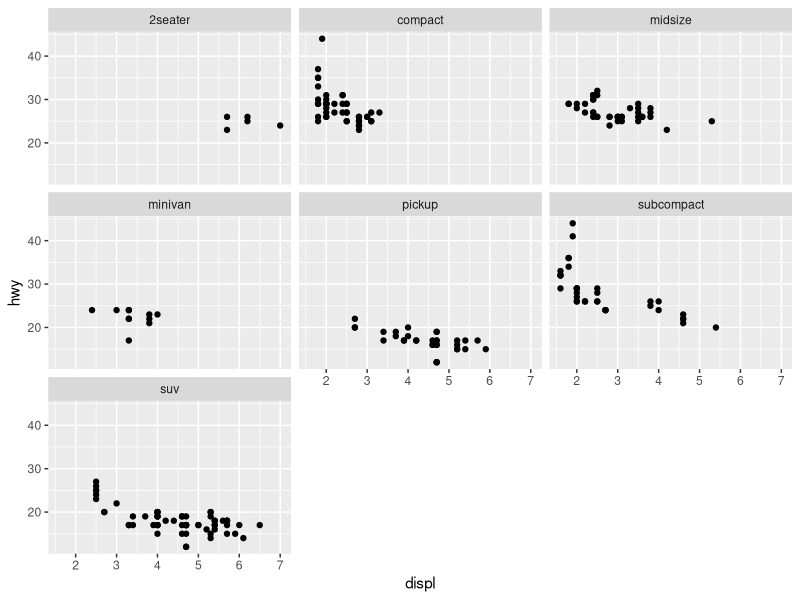
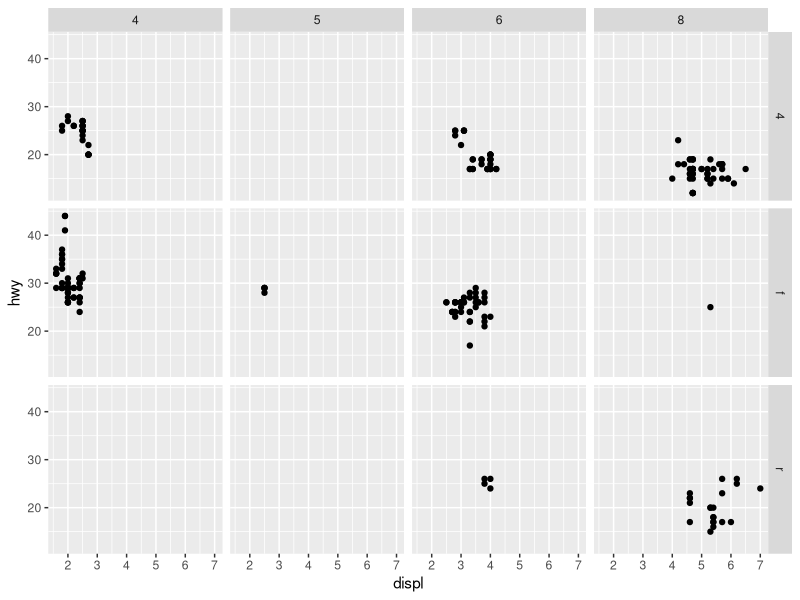
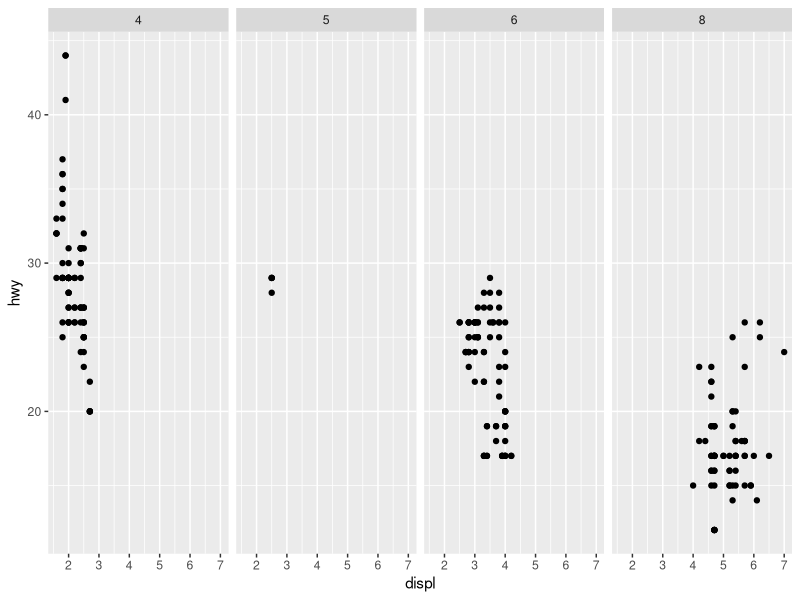
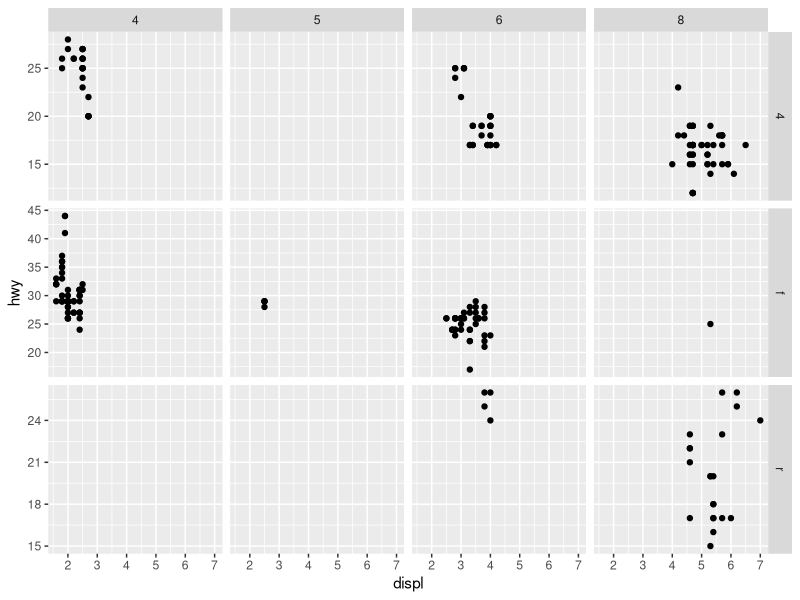
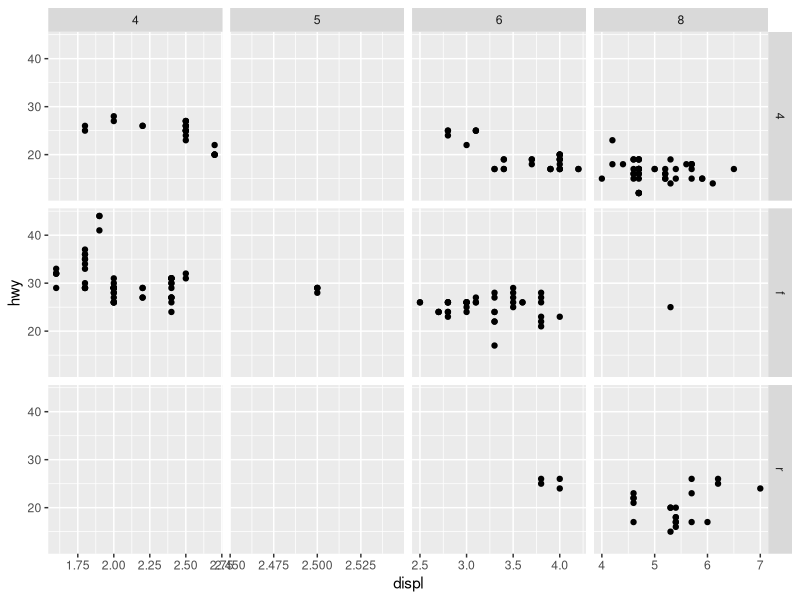
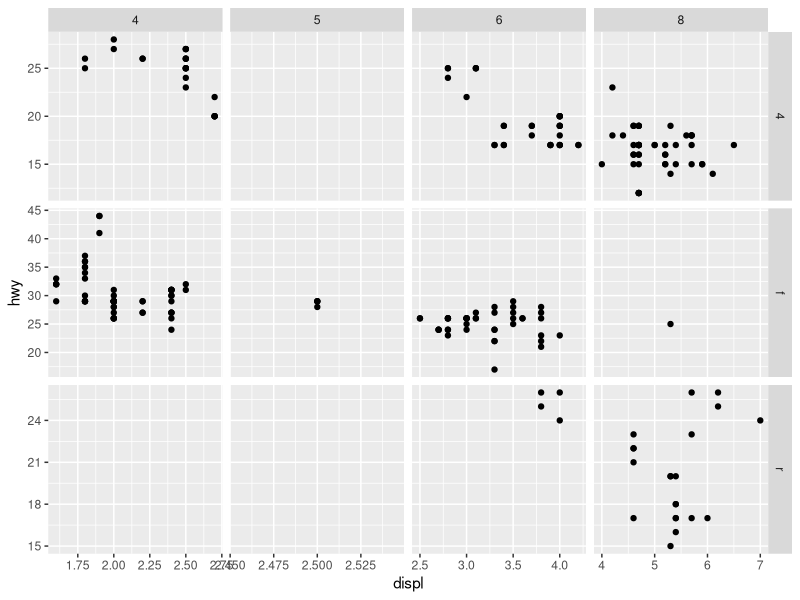
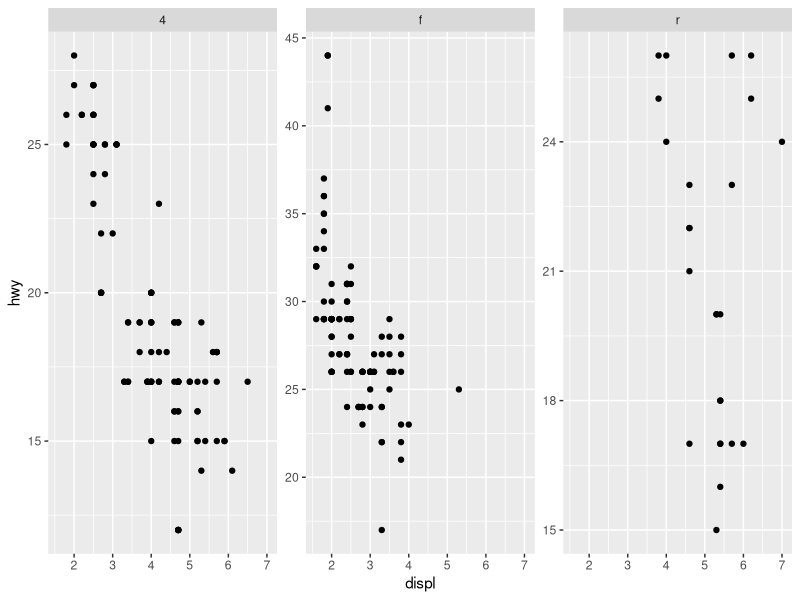
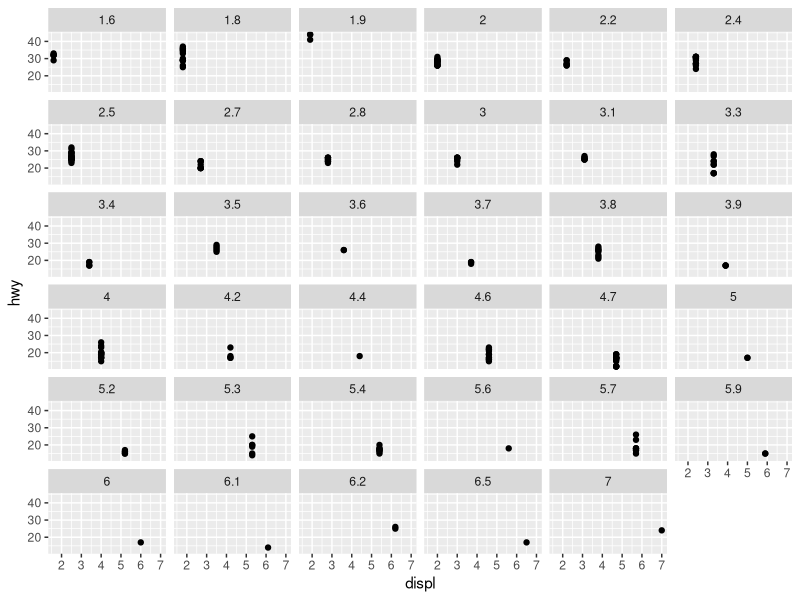

Reproduce these figures in R, in order. (Note: this script raises an error after producing the figures.)
## ---- chunk 1
knitr::opts_chunk$set(echo = TRUE)
## ---- chunk 2
library(tidyverse)
## ---- chunk 3
ggplot(data = mpg) +
  geom_point(mapping = aes(x = displ, y = hwy)) +
  facet_wrap("class")
## ---- chunk 4
ggplot(data = mpg) + 
  geom_point(mapping = aes(x = displ, y = hwy)) + 
  facet_grid(drv ~ cyl)
## ---- chunk 5
ggplot(data = mpg) + 
  geom_point(mapping = aes(x = displ, y = hwy)) + 
  facet_grid(. ~ cyl)
## ---- chunk 6
ggplot(data = mpg) + 
  geom_point(mapping = aes(x = displ, y = hwy)) + 
  facet_grid(drv ~ cyl, scales = "free_y")
## ---- chunk 7
ggplot(data = mpg) + 
  geom_point(mapping = aes(x = displ, y = hwy)) + 
  facet_grid(drv ~ cyl, scales = "free_x")
## ---- chunk 8
ggplot(data = mpg) + 
  geom_point(mapping = aes(x = displ, y = hwy)) + 
  facet_grid(drv ~ cyl, scales = "free") # free scale for both: x and y axis
## ---- chunk 9
ggplot(data = mpg) + 
  geom_point(mapping = aes(x = displ, y = hwy)) + 
  facet_wrap("drv", scales = "free_y")
## ---- chunk 10
mpg
## ---- chunk 11
ggplot(data = mpg) + 
  geom_point(mapping = aes(x = displ, y = hwy)) + 
  facet_wrap(~ displ)
## ---- chunk 12
ggplot(data = mpg) + 
  geom_point(mapping = aes(x = drv, y = cyl))
## ---- chunk 13
ggplot(data = mpg) + 
  geom_point(mapping = aes(x = displ, y = hwy)) +
  facet_grid(drv ~ .)

ggplot(data = mpg) + 
  geom_point(mapping = aes(x = displ, y = hwy)) +
  facet_grid(. ~ cyl)
## ---- chunk 14
?facet_wrap
## ---- chunk 15
ggplot(data = mpg) + 
  geom_point(mapping = aes(x = displ, y = hwy)) +
  facet_wrap(~ cyl, nrow = 2, ncol = 3)
## ---- chunk 16
ggplot(data = mpg) + 
  geom_point(mapping = aes(x = displ, y = hwy)) + 
  facet_grid(drv ~ cyl)
## ---- chunk 17
ggplot(data = mpg) + 
  geom_point(mapping = aes(x = displ, y = hwy)) + 
  facet_grid(cyl ~ drv)
## ---- chunk 18
ggplot(data = mpg) + 
  geom_point(mapping = aes(x = displ, y = hwy))
## ---- chunk 19
ggplot(data = mpg) + 
  geom_smooth(mapping = aes(x = displ, y = hwy))
## ---- chunk 20
ggplot(data = mpg) + 
  geom_smooth(mapping = aes(x = displ, y = hwy, linetype = drv, color = drv)) +
  scale_color_manual(values = viridisLite::viridis(3))
## ---- chunk 21
gg2 <- lsf.str("package:ggplot2")
gg2[grep("^geom", gg2)]
## ---- chunk 22
ggplot(data = mpg) +
  geom_smooth(mapping = aes(x = displ, y = hwy, group = drv))
## ---- chunk 23
ggplot(data = mpg) +
  geom_smooth(
    mapping = aes(x = displ, y = hwy, color = drv),
    show.legend = FALSE
  )
## ---- chunk 24
ggplot(data = mpg) + 
  geom_point(mapping = aes(x = displ, y = hwy)) +
  geom_smooth(mapping = aes(x = displ, y = hwy))
## ---- chunk 25
ggplot(data = mpg, mapping = aes(x = displ, y = hwy)) + 
  geom_point() +
  geom_smooth()
## ---- chunk 26
ggplot(data = mpg, mapping = aes(x = displ, y = hwy)) + 
  geom_point(mapping = aes(color = class)) + 
  geom_smooth()
## ---- chunk 27
ggplot(data = mpg, mapping = aes(x = displ, y = hwy)) + 
  geom_point(mapping = aes(color = class)) + 
  geom_smooth(data = filter(mpg, class == "subcompact"), se = FALSE)
## ---- chunk 28
ggplot(data = mpg, mapping = aes(x = displ, y = hwy, color = drv)) + 
  geom_point() + 
  geom_smooth(se = FALSE)
## ---- chunk 29
ggplot(data = mpg, mapping = aes(x = displ, y = hwy)) + 
  geom_point() + 
  geom_smooth()

ggplot() + 
  geom_point(data = mpg, mapping = aes(x = displ, y = hwy)) + 
  geom_smooth(data = mpg, mapping = aes(x = displ, y = hwy))
## ---- chunk 30
ggplot(data = diamonds) + 
  geom_bar(mapping = aes(x = cut))
## ---- chunk 31
diamonds
## ---- chunk 32
ggplot(data = diamonds) + 
  stat_count(mapping = aes(x = cut))
## ---- chunk 33
diamonds_summarised <- diamonds %>% 
  group_by(cut) %>% 
  summarise(N = n())
diamonds_summarised
## ---- chunk 34
ggplot(data = diamonds_summarised) +
  geom_bar(mapping = aes(x = cut, y = N), stat = "identity")
## ---- chunk 35
ggplot(data = diamonds) + 
  geom_bar(mapping = aes(x = cut, y = ..prop.., group = 1))
## ---- chunk 36
ggplot(data = diamonds) + 
  stat_summary(
    mapping = aes(x = cut, y = depth),
    fun.ymin = min,
    fun.ymax = max,
    fun.y = median
  )
## ---- chunk 37
ggplot(data = diamonds) + 
  stat_summary(
    mapping = aes(x = cut, y = depth),
    fun.data = mean_se
  )
## ---- chunk 38
ggplot(data = diamonds) + 
  stat_count(mapping = aes(x = cut, fill = cut))
## ---- chunk 39
ggplot(data = diamonds) + 
  stat_count(mapping = aes(x = cut, fill = clarity))
## ---- chunk 40
ggplot(data = diamonds) + 
  stat_count(mapping = aes(x = cut, fill = clarity), position = "identity")
## ---- chunk 41
ggplot(data = diamonds) + 
  geom_bar(mapping = aes(x = cut, fill = clarity), position = "fill")
## ---- chunk 42
ggplot(data = diamonds) + 
  geom_bar(mapping = aes(x = cut, fill = clarity), position = "dodge")
## ---- chunk 43
ggplot(data = mpg) +
  geom_point(mapping = aes(x = displ, y = hwy), position = "jitter")
## ---- chunk 44
ggplot(data = mpg, mapping = aes(x = cty, y = hwy)) + 
  geom_point()
## ---- chunk 45
ggplot(data = mpg, mapping = aes(x = class, y = hwy)) + 
  geom_boxplot() +
  coord_flip()
## ---- chunk 46
# install.packages("sp")
# level 0 map data was downloaded from http://www.gadm.org/country
est <- read_rds("data/EST_adm0.rds")
ggplot(est, aes(long, lat, group = group)) +
  geom_polygon(fill = "white", colour = "black")

ggplot(est, aes(long, lat, group = group)) +
  geom_polygon(fill = "white", colour = "black") +
  coord_quickmap()
